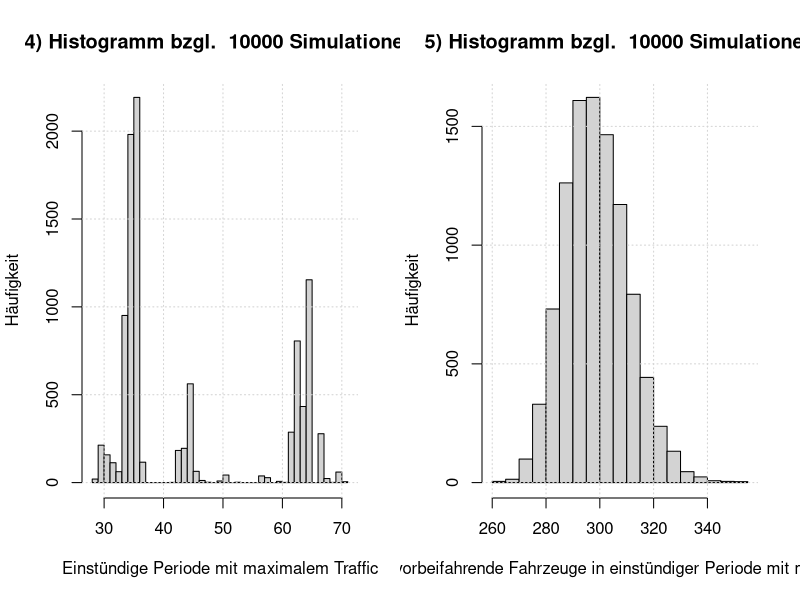
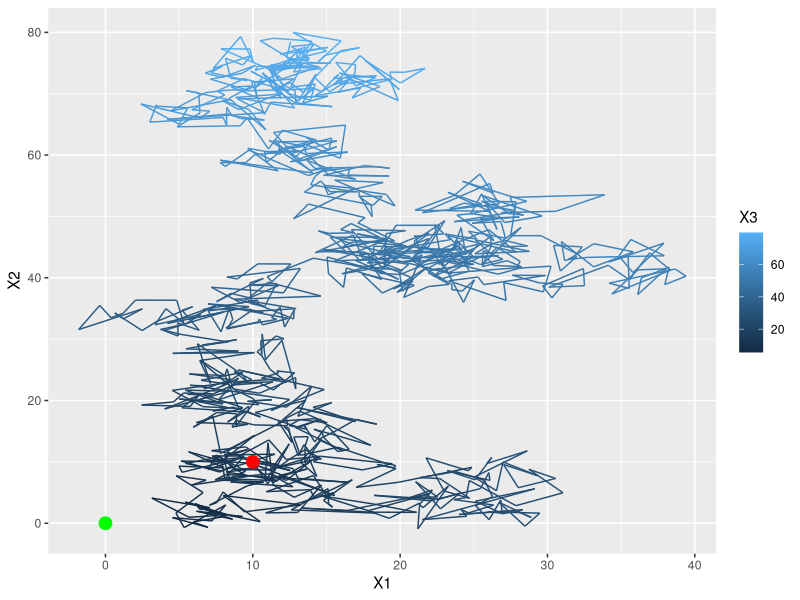
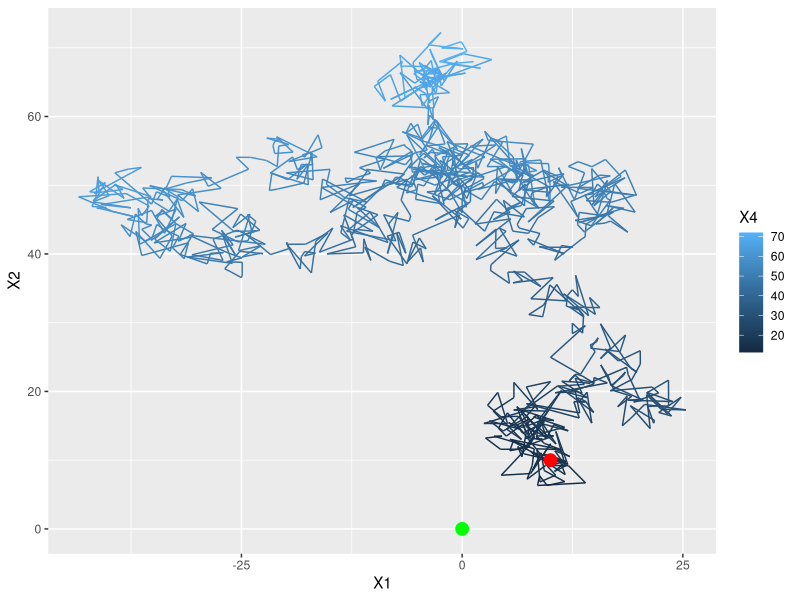
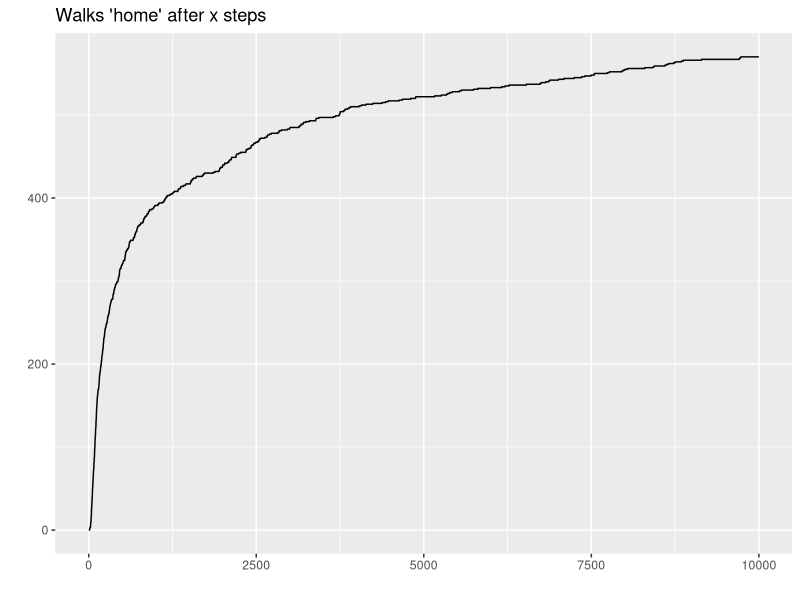
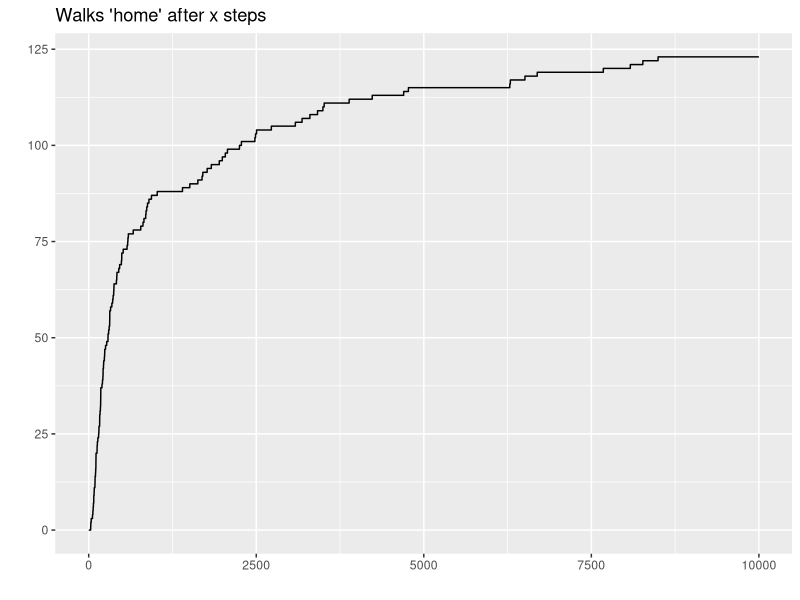

Source code (R) for these figures, in order:
## ---- chunk 1
# Load libraries
library('ggplot2')
library(xtable)
## ---- chunk 2
# Read transition matrix
P <- as.matrix(read.csv("data/lungcancer.csv"))
nStates <- dim(P)[1]

# Sanity check
apply(P, 1, sum)
## ---- chunk 3
# Method 1

fnMCMeanSteps1 <- function(x, mu, P, tailProb = 10^-3){
  # This function computes the mean number of steps needed to reach state x for
  # a Markov chain defined with initial distribution mu and transition matrix P.
  # 
  # Args:
  #   x:        Target state
  #   mu:       Initial distribution
  #   P:        Transition matrix
  #   tailProb: Tail probability to control approximation
  #   
  # Returns:
  #   Expected number of steps to reach state x for the first time
  
  # Step 0
  cumProbs <- mu[x]
  mean <- mu[x] * 0  # symbolic initialization
  
  # Step 1
  tempProb <- sum(mu[-x] * P[-x, x])
  cumProbs <- cumProbs + tempProb
  mean <- mean + tempProb * 1
  
  # Further steps
  PTilde <- diag(length(mu) - 1)  # initialize PTilde
  k <- 2
  
  while (1-cumProbs >= tailProb) {
    PTilde <- PTilde %*% P[-x, -x]  # Update PTilde
    tempProb <- mu[-x] %*% PTilde %*% P[-x, x]  # Get prob. of hitting time k
    cumProbs <- cumProbs + tempProb  # cumulate probability mass
    mean <- mean + tempProb * k  # update mean
    k <- k+1
  }
  
  # Return mean
  return(as.double(mean))
}
## ---- chunk 4
# Method 2

fnMCMeanSteps2 <- function(x, mu, P, T = 1000){
  # This function computes the mean number of steps needed to reach state x for
  # a Markov chain defined with initial distribution mu and transition matrix P.
  # This method approximates the mean using 10'000 Markov chain simulations with
  # a maximum of T steps per simulation.
  # 
  # Args:
  #   x:  Target state
  #   mu: Initial distribution
  #   P:  Transition matrix
  #   T:  Maximum length of Markov chain
  #   
  # Returns:
  #   Expected number of steps to reach state x for the first time
  
  # Number of states and simulations
  nStates <- length(mu)
  nSim <- 10^4
  
  # Initialize vector to hold number of steps taken to reach state x for the
  # first time for each simulated markov chain
  vSteps <- vector(mode = "integer", length = nSim)
  
  # Start simulation of nSim markov chains with a maximum number of T steps
  for (n in 1:nSim){
    # Sample first state
    state <- sample(1:nStates, 1, prob = mu)
    
    for (t in 2:T+1){
      if (state == x){
        # break if state is x
        vSteps[n] <- t-1  # store number of steps
        break
      } else if (t == T+1) {
        # catch if state x has not been reached in T steps with NA
        vSteps[n] <- NA
        break
      }
      
      # sample next state depending on current state
      state <- sample(1:nStates, 1, prob = P[state, ])
    }
  }

  # Return mean
  return(mean(vSteps, na.rm = TRUE))
}
## ---- chunk 5
# Define initial distribution (always begin in state 23 (Lung))
mu <- rep(0, nStates)
mu[23] <- 1

# Expected number of steps to reach certain positions (Bladder, Brain, Heart)
 
# Method 1
startTime <- Sys.time()
meanStepsBladder1 <- fnMCMeanSteps1(5, mu, P, tailProb = 10^-5)
meanStepsBrain1 <- fnMCMeanSteps1(7, mu, P, tailProb = 10^-5)
meanStepsHeart1 <- fnMCMeanSteps1(17, mu, P, tailProb = 10^-5)
endTime  <- Sys.time()
timeMethod1 <- endTime - startTime

# Method 2
set.seed(42)
startTime <- Sys.time()
meanStepsBladder2 <- fnMCMeanSteps2(5, mu, P, T = 10000)
meanStepsBrain2 <- fnMCMeanSteps2(7, mu, P, T = 10000)
meanStepsHeart2 <- fnMCMeanSteps2(17, mu, P, T = 10000)
endTime  <- Sys.time()
timeMethod2 <- endTime - startTime
## ---- chunk 6
print(xtable(matrix(c(meanStepsBladder1, meanStepsBrain1, meanStepsHeart1,
                      meanStepsBladder2, meanStepsBrain2, meanStepsHeart2),
                    ncol = 2, dimnames = list(
                      c("Bladder", "Brain", "Heart"),
                      c("Method 1", "Method 2"))
                    ),
             caption = "Expected number of steps to reach position in body."),
      comment = FALSE)
## ---- chunk 7
N <- as.matrix(read.csv("data/traffic.csv", header = TRUE))

# Get vector of 96 data points
Nt <- as.vector(t(N[,2:5]))

# Calculate lambda tilde and lambda as function of t
lambdaTildeT <- Nt
lambdaT <- 1.2 * lambdaTildeT
## ---- chunk 8
fnSimulatePoisson <- function(lambda, n) {
  # This function simulates poisson values based on vector of parameters lambda
  # 
  # Args:
  #   lambda:   Vector of parameters for poisson distribution
  #   n:        Number of simulations
  #   
  # Returns:
  #   Simulated vectors as matrix, where every row is a simulation of one day
  #   therefore the matrix as n rows.
  
  # Get random poisson distributed values for n days
  vSimulated <- rpois(length(lambda)*n, lambda)
  
  # Split data into matrix of form: mSplitted[day, quarter-hour]
  # where day goes from 1 to n and quater-hour from 1 to 96
  mSplitted <- t(matrix(vSimulated, nrow=length(lambda), ncol=n))
  
  return(mSplitted)
}

# Define number of simulations
nSimulations = 10000

# Run poisson simulation, based on parameter values from traffic.csv
mSimulation <- fnSimulatePoisson(lambdaT, nSimulations)
## ---- chunk 9
## Task 1
meanCarsPerDay <- mean(rowSums(mSimulation))

## Task 2
thousandsCar <- NULL
for(i in 1:nSimulations) {
  # Calculate cumulative sums per day (per simulation)
  cumsumDay <- cumsum(mSimulation[i,])
  
  # It's not clear if floor should ne applies only for mean, or also here
  # However, in the end the results seems to be the same
  thousandsCar[i] <- floor(max(which(cumsumDay <= 1000))/4)
}

meanThousandsCar <- floor(mean(thousandsCar))

## Task 3
# Time between 1:30 and 1:45 is at position 7
meanCarsAtNightQuarter <- mean(as.vector(mSimulation[,7]))
# The result is 0, which we can easily explain as lambda is 0 in this timeslot
# More input data, to have a more precise model, would possibly change this

## Task 4/5
maxTrafficPeriodIndices <- NULL
maxTrafficPeriodValues <- NULL
for(i in 1:nSimulations) {
  # Calculate cumulative sums per day (per simulation)
  cumsumDay <- cumsum(mSimulation[i,])
  
  # Initialize new vector
  sumHourlyPeriod <- NULL
  
  # Run from 0.0 to 23.0
  for(j in 1:(length(cumsumDay)-4)) {
    sumHourlyPeriod[j] <- cumsumDay[j+4] - cumsumDay[j]
  }
  
  # Get maximum position and store in vector
  maxTrafficPeriodIndices[i] <- which.max(sumHourlyPeriod)
  maxTrafficPeriodValues[i] <- max(sumHourlyPeriod)
}

par(mfrow = c(1,2))

hist(maxTrafficPeriodIndices,
     breaks = max(maxTrafficPeriodIndices)-min(maxTrafficPeriodIndices),
     main = paste("4) Histogramm bzgl. ", nSimulations, "Simulationen"),
     xlab = "Einstündige Periode mit maximalem Traffic", ylab = "Häufigkeit")
grid()
# where eg. 30 is the time period between 07:15 - 08:15,
# 31 is 07:30 - 08:30, and so on

hist(maxTrafficPeriodValues,
     main = paste("5) Histogramm bzgl. ", nSimulations, "Simulationen"),
     xlab = paste("Anzahl der vorbeifahrende Fahrzeuge in einstündiger Periode",
                  "mit maximalem Traffic"),
     ylab = "Häufigkeit")
grid()
## ---- chunk 10
# check if library is there
require('ggplot2')

fnRandomWalk <- function(d, x, N, R) {
  # This function generates a random walk of dimension d
  #
  #
  dfWalk = data.frame(matrix(nrow=N, ncol=d+1))
  
  n=1
  pos=x
  dfWalk[1,1:d] = pos
  dist = sqrt(sum(pos*pos))
  dfWalk[1,d+1] = dist
  
  while(n<N && R<dist) {
    # Thi is the loop handling the random walk
    rstep <- c(round(rnorm(d),2))
    pos = pos+rstep
    dist <- sqrt(sum(pos*pos))
    dfWalk[n+1,1:d] = pos+rstep
    dfWalk[n+1,d+1] = dist
    n = n+1 
  }
  # na.omit ist necessary to handle random walks exiting after n<N (made it home)
  return(na.omit(dfWalk))
}

set.seed(2567)
humanWalk <- fnRandomWalk(2, c(10,10), 1000, 3)
birdWalk <- fnRandomWalk(3, c(10,10,10), 1000, 3)
## ---- chunk 11
# Plotting human random walk
start <- data.frame(X=10, Y=10, Z=10)
goal <- data.frame(X=0, Y=0, Z=10)
p1 <- ggplot(humanWalk, aes(x=X1, y=X2, color=X3)) +
    geom_path() +
    geom_point(data=start,aes(X,Y),colour='red',size=4) +
    geom_point(data=goal,aes(X,Y),colour='green',size=4)
p1
## ---- chunk 12
# Plotting bird random walk
birdWalk <- fnRandomWalk(3, c(10,10,10), 1000, 3)
p2 <- ggplot(birdWalk, aes(x=X1, y=X2, color=X4)) +
    geom_path() +
    geom_point(data=start,aes(X,Y),colour='red',size=4) +
    geom_point(data=goal,aes(X,Y),colour='green',size=4)
p2

## ---- chunk 13

a <- proc.time()
set.seed(4579)
walks <- 1000
steps <- 10000
length <- 10000
startpos <- c(10,10,10)
R <- 3

randValsX <- matrix(rnorm(walks*steps,0,1),nrow=walks,ncol=steps)
randValsY <- matrix(rnorm(walks*steps,0,1),nrow=walks,ncol=steps)
randValsZ <- matrix(rnorm(walks*steps,0,1),nrow=walks,ncol=steps)
randValsX[,1] <- startpos[1]
randValsY[,1] <- startpos[2]
randValsZ[,1] <- startpos[3]
randValsX <- t(apply(randValsX,1,cumsum))
randValsY <- t(apply(randValsY,1,cumsum))
randValsZ <- t(apply(randValsZ,1,cumsum))

WalksH <- sqrt((randValsX^2)+(randValsY^2)) < R
WalksB <- sqrt(((randValsX^2)+(randValsY^2)+(randValsZ^2))) < R

fnWalkIn <- function(slice) {
  len <- length(slice)
  first <- match(1,slice)
  if(is.finite(first)) {
    slice[first:len] <- 1
  }
  return(slice)
}

WalksH <- t(apply(WalksH,1,fnWalkIn))
WalksB <- t(apply(WalksB,1,fnWalkIn))

b <- proc.time()
b-a
WalksInH <- apply(WalksH,2,sum)
WalksInB <- apply(WalksB,2,sum)

####################################
## ---- chunk 14
H <- qplot(x=1:length(WalksInH), y=WalksInH,geom="line", xlab="", ylab="",
      main="Walks 'home' after x steps")
B <- qplot(x=1:length(WalksInB), y=WalksInB,geom="line", xlab="", ylab="",
      main="Walks 'home' after x steps")
H
B

## ---- chunk 15
#Lalalalala




## ---- chunk 16

## Black-Scholes


## Monte Carlo


## Euler
